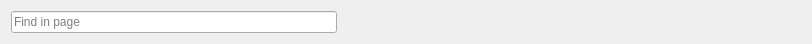
<?xml version="1.0" encoding="UTF-8"?>
<ui version="4.0">
 <class>FindInPageBar</class>
 <widget class="QWidget" name="FindInPageBar">
  <property name="geometry">
   <rect>
    <x>0</x>
    <y>0</y>
    <width>812</width>
    <height>43</height>
   </rect>
  </property>
  <property name="windowTitle">
   <string>Form</string>
  </property>
  <layout class="QHBoxLayout" name="horizontalLayout">
   <item>
    <widget class="QLineEdit" name="findEdit">
     <property name="placeholderText">
      <string>Find in page</string>
     </property>
    </widget>
   </item>
   <item>
    <widget class="QPushButton" name="fNextButton">
     <property name="text">
      <string/>
     </property>
     <property name="icon">
      <iconset resource="../resources/kiwix.qrc">
       <normaloff>:/icons/search_forward.svg</normaloff>:/icons/search_forward.svg</iconset>
     </property>
     <property name="flat">
      <bool>true</bool>
     </property>
    </widget>
   </item>
   <item>
    <widget class="QPushButton" name="fPreviousButton">
     <property name="text">
      <string/>
     </property>
     <property name="icon">
      <iconset resource="../resources/kiwix.qrc">
       <normaloff>:/icons/search_backward.svg</normaloff>:/icons/search_backward.svg</iconset>
     </property>
     <property name="flat">
      <bool>true</bool>
     </property>
    </widget>
   </item>
   <item>
    <spacer name="horizontalSpacer">
     <property name="orientation">
      <enum>Qt::Horizontal</enum>
     </property>
     <property name="sizeHint" stdset="0">
      <size>
       <width>40</width>
       <height>20</height>
      </size>
     </property>
    </spacer>
   </item>
   <item>
    <widget class="QPushButton" name="hideBUtton">
     <property name="text">
      <string/>
     </property>
     <property name="icon">
      <iconset resource="../resources/kiwix.qrc">
       <normaloff>:/icons/close.svg</normaloff>:/icons/close.svg</iconset>
     </property>
     <property name="flat">
      <bool>true</bool>
     </property>
    </widget>
   </item>
  </layout>
 </widget>
 <resources>
  <include location="../resources/kiwix.qrc"/>
 </resources>
 <connections/>
</ui>
